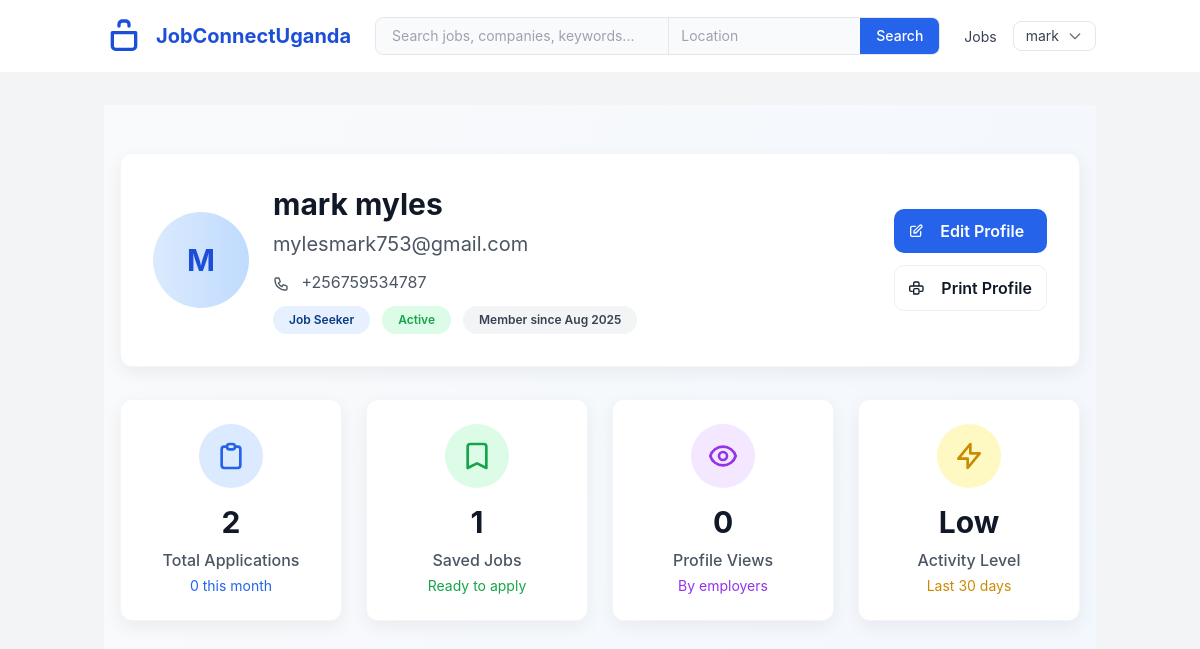
Screenshot of /profile.php (signed in) with the database file from the repository.
### tables this page shows
CREATE TABLE users (
    user_id INTEGER PRIMARY KEY AUTOINCREMENT,
    email TEXT NOT NULL UNIQUE,
    password_hash TEXT NOT NULL,
    user_type TEXT CHECK(user_type IN ('job_seeker', 'employer', 'admin')) NOT NULL,
    first_name TEXT NOT NULL,
    last_name TEXT NOT NULL,
    phone TEXT,
    created_at DATETIME DEFAULT CURRENT_TIMESTAMP,
    last_login DATETIME,
    is_active INTEGER DEFAULT 1
, password VARCHAR(255));

### Includes/functions.php (called while the page is built, shortened)
<?php
function getJobSeekerProfile($pdo, $user_id) {
    $stmt = $pdo->prepare("SELECT p.*, u.email, u.phone FROM job_seeker_profiles p JOIN users u ON p.user_id = u.user_id WHERE p.user_id = ?");
    $stmt->execute([$user_id]);
    return $stmt->fetch();
}
?>

### profile.php (the view, shortened to what this page needs)
<?php
require_once 'Includes/config.php';
$user_id = $_SESSION['user_id'];
$profile = getJobSeekerProfile($pdo, $user_id);
if (!$profile || empty($profile['first_name'])) {
    $stmt = $pdo->prepare("SELECT * FROM users WHERE user_id = ?");
    $stmt->execute([$user_id]);
    $userData = $stmt->fetch();
    $profile = array_merge([
        'first_name' => '',
        'last_name' => '',
        'email' => '',
        'phone' => '',
        'created_at' => date('Y-m-d H:i:s'),
        'profile_views' => 0
    ], $userData ?: [], $profile ?: []);
}
$stats = [];
$stmt = $pdo->prepare("SELECT COUNT(*) FROM applications WHERE user_id = ?");
$stmt->execute([$user_id]);
$stats['applications'] = $stmt->fetchColumn();
$stmt = $pdo->prepare("SELECT COUNT(*) FROM saved_jobs WHERE user_id = ?");
$stmt->execute([$user_id]);
$stats['saved_jobs'] = $stmt->fetchColumn();
$stats['profile_views'] = $profile['profile_views'] ?? 0;
$stmt = $pdo->prepare("SELECT COUNT(*) FROM applications WHERE user_id = ? AND applied_at > datetime('now', '-30 days')");
$stmt->execute([$user_id]);
$stats['recent_applications'] = $stmt->fetchColumn();
require_once 'Includes/header.php';
?>
<section class="py-12 bg-gradient-to-br from-gray-50 to-blue-50 min-h-screen">
    <div class="container mx-auto px-4">
        <div class="card p-8 mb-8 slide-in-left">
            <div class="flex flex-col md:flex-row md:items-center gap-6">
                <div class="w-24 h-24 bg-gradient-to-r from-blue-100 to-blue-200 rounded-full flex items-center justify-center">
                    <span class="text-3xl font-bold text-blue-700"><?php echo strtoupper(substr($profile['first_name'] ?? 'U', 0, 1)); ?></span>
                </div>
                <div class="flex-1">
                    <h1 class="text-3xl font-bold text-gray-900 mb-2">
                        <?php echo htmlspecialchars(($profile['first_name'] ?? '') . ' ' . ($profile['last_name'] ?? '')); ?>
                    </h1>
                    <p class="text-xl text-gray-600 mb-3"><?php echo htmlspecialchars($profile['email'] ?? $_SESSION['email'] ?? 'No email'); ?></p>
                    <?php if (!empty($profile['phone'])): ?>
                        <p class="text-gray-600 mb-3">
                            <?php echo htmlspecialchars($profile['phone']); ?>
                        </p>
                    <?php endif; ?>
                    <div class="flex flex-wrap gap-3">
                        <span class="badge" style="background:#e6f0ff;color:#0b3b84;padding:8px 16px">Job Seeker</span>
                        <span class="badge" style="background:#dcfce7;color:#16a34a;padding:8px 16px">Active</span>
                        <span class="badge" style="background:#f3f4f6;color:#374151;padding:8px 16px">
                            Member since <?php echo date('M Y', strtotime($profile['created_at'])); ?>
                        </span>
                    </div>
                </div>
                <div class="flex flex-col gap-3">
                    <a href="<?php echo BASE_URL; ?>/job-seeker/dashboard.php" class="btn btn-primary">
                        <svg class="w-4 h-4 mr-2" fill="none" stroke="currentColor" viewBox="0 0 24 24">
                            <path stroke-linecap="round" stroke-linejoin="round" stroke-width="2" d="M11 5H6a2 2 0 00-2 2v11a2 2 0 002 2h11a2 2 0 002-2v-5m-1.414-9.414a2 2 0 112.828 2.828L11.828 15H9v-2.828l8.586-8.586z"></path>
                        </svg>
                        Edit Profile
                    </a>
                    <button onclick="window.print()" class="btn btn-ghost">
                        Print Profile
                    </button>
                </div>
            </div>
        </div>
        <div class="grid grid-cols-1 md:grid-cols-2 lg:grid-cols-4 gap-6 mb-8">
            <div class="card p-6 text-center stat-card scale-up" style="transition-delay: 0.1s">
                <div class="w-16 h-16 bg-blue-100 rounded-full flex items-center justify-center mx-auto mb-4">
                    <svg class="w-8 h-8 text-blue-600" fill="none" stroke="currentColor" viewBox="0 0 24 24">
                        <path stroke-linecap="round" stroke-linejoin="round" stroke-width="2" d="M9 5H7a2 2 0 00-2 2v12a2 2 0 002 2h10a2 2 0 002-2V7a2 2 0 00-2-2h-2M9 5a2 2 0 002 2h2a2 2 0 002-2M9 5a2 2 0 012-2h2a2 2 0 012 2"></path>
                    </svg>
                </div>
                <h3 class="text-3xl font-bold text-gray-900 mb-2"><?php echo number_format($stats['applications']); ?></h3>
                <p class="text-gray-600 font-medium">Total Applications</p>
                <p class="text-sm text-blue-600 mt-1"><?php echo $stats['recent_applications']; ?> this month</p>
            </div>
            <div class="card p-6 text-center stat-card scale-up" style="transition-delay: 0.2s">
                <div class="w-16 h-16 bg-green-100 rounded-full flex items-center justify-center mx-auto mb-4">
                    <svg class="w-8 h-8 text-green-600" fill="none" stroke="currentColor" viewBox="0 0 24 24">
                        <path stroke-linecap="round" stroke-linejoin="round" stroke-width="2" d="M5 5a2 2 0 012-2h10a2 2 0 012 2v16l-7-3.5L5 21V5z"></path>
                    </svg>
                </div>
                <h3 class="text-3xl font-bold text-gray-900 mb-2"><?php echo number_format($stats['saved_jobs']); ?></h3>
                <p class="text-gray-600 font-medium">Saved Jobs</p>
                <p class="text-sm text-green-600 mt-1">Ready to apply</p>
            </div>
            <div class="card p-6 text-center stat-card scale-up" style="transition-delay: 0.3s">
                <div class="w-16 h-16 bg-purple-100 rounded-full flex items-center justify-center mx-auto mb-4">
                </div>
                <h3 class="text-3xl font-bold text-gray-900 mb-2"><?php echo number_format($stats['profile_views']); ?></h3>
                <p class="text-gray-600 font-medium">Profile Views</p>
                <p class="text-sm text-purple-600 mt-1">By employers</p>
            </div>
            <div class="card p-6 text-center stat-card scale-up" style="transition-delay: 0.4s">
                <div class="w-16 h-16 bg-yellow-100 rounded-full flex items-center justify-center mx-auto mb-4">
                    <svg class="w-8 h-8 text-yellow-600" fill="none" stroke="currentColor" viewBox="0 0 24 24">
                        <path stroke-linecap="round" stroke-linejoin="round" stroke-width="2" d="M13 10V3L4 14h7v7l9-11h-7z"></path>
                    </svg>
                </div>
                <h3 class="text-3xl font-bold text-gray-900 mb-2"><?php echo $stats['recent_applications'] > 0 ? 'High' : 'Low'; ?></h3>
                <p class="text-gray-600 font-medium">Activity Level</p>
                <p class="text-sm text-yellow-600 mt-1">Last 30 days</p>
            </div>
        </div>
    </div>
</section>
<?php require_once 'Includes/footer.php'; ?>

### Assets/CSS/styles.css (style rules this page uses)
body { font-family: 'Inter', -apple-system, BlinkMacSystemFont, 'Segoe UI', Roboto, Oxygen, Ubuntu, Cantarell, 'Open Sans', 'Helvetica Neue', sans-serif; line-height: 1.6; }
.card { transition: transform 0.2s ease, box-shadow 0.2s ease; }
.badge { display: inline-block; padding: 0.25rem 0.5rem; font-size: 0.75rem; font-weight: 600; line-height: 1; text-align: center; white-space: nowrap; vertical-align: baseline; border-radius: 0.25rem; }
:root { --brand-blue: #1e40af; --brand-blue-600: #2563eb; --muted: #6b7280; --bg: #f8fafc; --success: #10b981; }
html,body { font-family:Inter, ui-sans-serif, system-ui, -apple-system, 'Segoe UI', Roboto, 'Helvetica Neue', Arial; background:var(--bg); color:#111827; }
.card { background:#fff;border-radius:12px;box-shadow:0 6px 18px rgba(17,24,39,0.06);border:1px solid rgba(2,6,23,0.04); }
.btn { display:inline-flex;align-items:center;gap:8px;padding:10px 14px;border-radius:10px;font-weight:600 }
.btn-primary { background:var(--brand-blue-600);color:#fff }
.btn-ghost { background:transparent;border:1px solid rgba(2,6,23,0.06) }
.badge { display:inline-block;padding:6px 10px;border-radius:999px;font-size:0.75rem }
.scale-up { opacity: 0; transform: scale(0.8); transition: opacity 0.5s ease-out, transform 0.5s ease-out; }
.scale-up.revealed { opacity: 1; transform: scale(1); }

### profile.php (style rules this page uses)
.slide-in-left { opacity: 0; transform: translateX(-30px); transition: opacity 0.5s ease-out, transform 0.5s ease-out; }
.slide-in-left.revealed { opacity: 1; transform: translateX(0); }
.scale-up { opacity: 0; transform: scale(0.95); transition: opacity 0.4s ease-out, transform 0.4s ease-out; }
.scale-up.revealed { opacity: 1; transform: scale(1); }
.stat-card { transition: all 0.3s ease; }

### rows the page displays
users: first_name "M", first_name+last_name "mark myles", email "mylesmark753@gmail.com", phone "+256759534787", created_at "Aug 2025"

### other values shown
$_SESSION['first_name'] "mark"
$stats['applications'] "2"
$stats['recent_applications'] "0"
$stats['saved_jobs'] "1"
$stats['profile_views'] "0"
